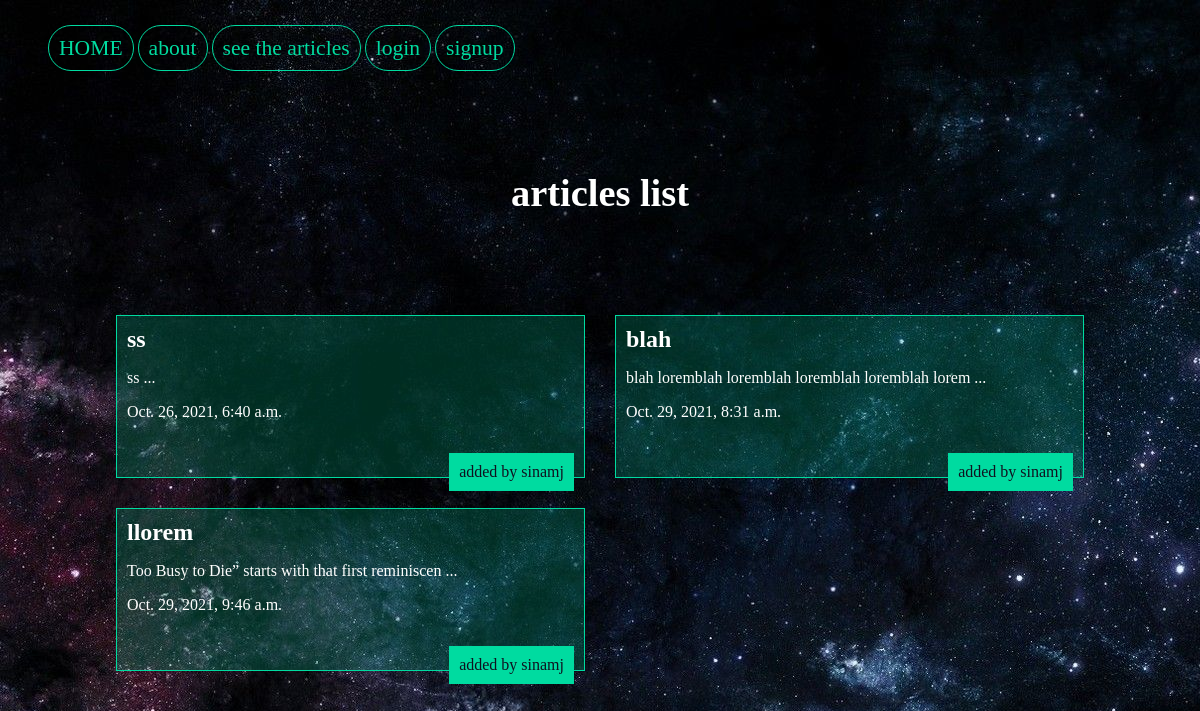
The page /articles/ on the database as committed earlier.
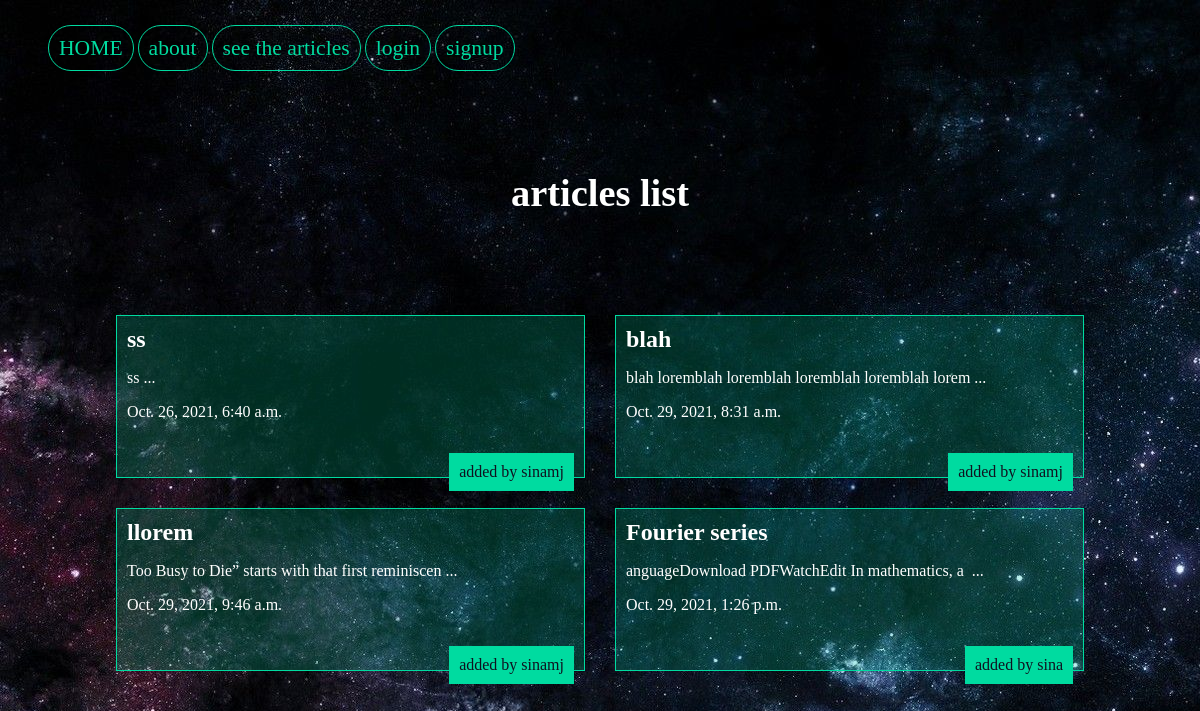
The same page on the database as committed later.
### articles/models.py (models this page shows, shortened)
class Articles(models.Model):
	title=models.CharField(max_length=100)
	slug=models.SlugField()
	body=models.TextField()
	date=models.DateTimeField(auto_now_add=True)
	image=models.ImageField(default='default.jpg',blank=True)
	author=models.ForeignKey(User,default=None,on_delete=models.CASCADE)
	def snip(self):
	    return self.body[:50]+" ..."

### articles/views.py (the view)
# urls.py: path('', views.articles_list,name='list'),
def articles_list (request):
    articles=models.Articles.objects.all().order_by('date')
    args={'articles':articles}
    return render(request,'articles/articleslist.html',args)

### articles/templates/articles/articleslist.html (shortened to what this page needs)
{% extends 'base.html' %}
 {% block body %}
      <h1>articles list</h1>
<div class="articles">
      {% for  article in articles %}
    <div class="article">
      <h2><a href="{% url 'articles:detail' slug=article.slug %}">{{article.title}}</a></h2>
      <p>{{article.snip}}</p>
      <p>{{article.date}}</p>
      <p class="author">added by {{article.author.username}}</p>
    </div>
      {% endfor %}
</div>
 {% endblock %}

Rows that differ between the two databases and show on the page:
added Articles: title "Fourier series", snip "anguageDownload PDFWatchEdit In mathematics, a ...", date "Oct. 29, 2021, 1:26 p.m.", author.username "sina"
